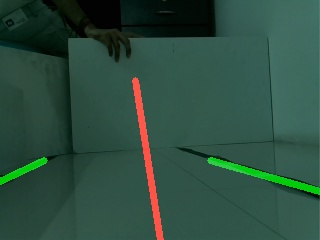
#> input picture Trial/images/imageH00000.jpg, 320 x 240 px
$ python -i Lane_detection_test_X.py   (imports and definitions only)   (older library calls are emulated)
#> lines starting #> are read from the running program, lines starting #| are printed output that depends on the picture; after the words box and inside, x2 and y2 are one past the last pixel; in counts of white or black regions, pixels touching at a corner belong together
#> further down, picture is the input picture: shape (240, 320, 3); mean B, G, R 63.5, 77.4, 45.4

import cv2
import numpy as np
import matplotlib.pyplot as plt
import math

_SHOW_IMAGE = False
def show_image(title, frame, show=_SHOW_IMAGE):
    if show:
        cv2.imshow(title, frame)

def convert_to_HSV(frame):
  hsv = cv2.cvtColor(frame, cv2.COLOR_BGR2HSV)
  return hsv

# [41 lines left out: functions detect_edge_sobel, perspective_warp, not called in this run]

def detect_edges(frame):
    # filter for blue lane lines
    hsv = cv2.cvtColor(frame, cv2.COLOR_BGR2HSV)
#> hsv: shape (240, 320, 3); mean H, S, V 76.3, 120.9, 79.6
    show_image("hsv", hsv)
    lower_blue = np.array([25, 30, 45])
    upper_blue = np.array([90, 255, 255])
    mask = cv2.inRange(hsv, lower_blue, upper_blue)
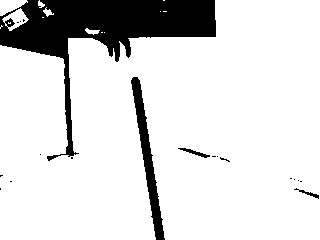
#> mask: shape (240, 320); 85.7% white; 19 black regions (15 under 20 px), largest, box (x1, y1, x2, y2) and area: (0, 0, 216, 161) 9359, (131, 77, 165, 240) 1453, (178, 148, 210, 158) 96, (294, 188, 319, 199) 63
    show_image("blue mask", mask)

    # detect edges
    edges = cv2.Canny(mask, 200, 400)
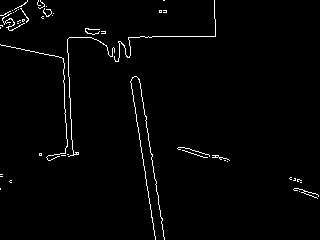
#> edges: shape (240, 320); 1.8% white in thin lines or dots

    return edges

# [153 lines left out: functions detect_edges_canny, detect_mask, region_of_interest, detect_line_segments, average_slope_intercept, make_points and 3 more, not called in this run]

'''def detect_edges(frame):
    lower_black = np.array([0, 0, 0], dtype = "uint8") # lower limit of blue color
    upper_black = np.array([180, 255, 80], dtype="uint8") # upper limit of blue color
    mask = cv2.inRange(frame,lower_black,upper_black) # this mask will filter out everything but blue

    # detect edges
    edges = cv2.Canny(mask, 50, 150, apertureSize = 3, L2gradient = True)
    return edges

def region_of_interest(edges):
    height, width = edges.shape # extract the height and width of the edges frame
    mask = np.zeros_like(edges) # make an empty matrix with same dimensions of the edges frame

    # only focus lower half of the screen
    # specify the coordinates of 4 points (lower left, upper left, upper right, lower right)
    polygon = np.array([[
        (0, height),
        (0,  2*height/3),
        (width , 2*height/3),
        (width , height),
    ]], np.int32)

    cv2.fillPoly(mask, polygon, (255,255,255)) # fill the polygon with blue color
    cropped_edges = cv2.bitwise_and(edges, mask)
    return cropped_edges

def detect_line_segments(cropped_edges):
    rho = 1
    theta = np.pi / 180
    min_threshold = 10
    line_segments = cv2.HoughLinesP(cropped_edges, rho, theta, min_threshold,
                                    np.array([]), minLineLength=3, maxLineGap=0)

    #for line_segment in line_segments:
    #    for x1, y1, x2, y2 in line_segment:
    #        cv2.line(cropped_edges, (x1, y1), (x2, y2), (255, 0, 0), 5)

    return line_segments

def average_slope_intercept(frame, line_segments):
    lane_lines = []
    central_lane_lines = []

    if line_segments is None:
        print("no line segment detected")
        return lane_lines

    height, width,_ = frame.shape
    left_fit = []
    right_fit = []
    central_left_fit = []
    central_right_fit = []
    boundary = 1/4

    right_region_boundary = width * (1 - boundary)
    left_region_boundary = width * boundary

    for line_segment in line_segments:
        for x1, y1, x2, y2 in line_segment:
            if x1 == x2:
                #print("skipping vertical lines (slope = infinity)")
                continue

            fit = np.polyfit((x1, x2), (y1, y2), 1)
            slope = (y2 - y1) / (x2 - x1)
            intercept = y1 - (slope * x1)

            if slope < -0.15:
                if x1 < left_region_boundary and x2 < left_region_boundary:
                    left_fit.append((slope, intercept))
                else:
                    central_left_fit.append((slope, intercept))

            elif slope > 0.15:
                if x1 > right_region_boundary and x2 > right_region_boundary:
                    right_fit.append((slope, intercept))
                else:
                    central_right_fit.append((slope, intercept))


    print(f'Left fit: {len(left_fit)}')
    print(f'Right fit: {len(right_fit)}')
    print(f'Central left fit: {len(central_left_fit)}')
    print(f'Central right fit: {len(central_right_fit)}')

    if len(left_fit) > 0:
        left_fit_average = np.average(left_fit, axis=0)
        #print(left_fit_average)
        lane_lines.append(make_points(frame, left_fit_average))

    if len(right_fit) > 0:
        right_fit_average = np.average(right_fit, axis=0)
        #print(right_fit_average)
        lane_lines.append(make_points(frame, right_fit_average))

    if len(central_left_fit) > 0:
        central_left_fit_average = np.average(central_left_fit, axis=0)
        #print(left_fit_average)
        central_lane_lines.append(make_points(frame, central_left_fit_average))

    if len(central_right_fit) > 0:
        central_right_fit_average = np.average(central_right_fit, axis=0)
        #print(right_fit_average)
        central_lane_lines.append(make_points(frame, central_right_fit_average))

    # lane_lines is a 2-D array consisting the coordinates of the right and left lane lines
    # for example: lane_lines = [[x1,y1,x2,y2],[x1,y1,x2,y2]]
    # where the left array is for left lane and the right array is for right lane
    # all coordinate points are in pixels
    print(lane_lines)
    print(central_lane_lines)
    return lane_lines

def make_points(frame, line):
    height, width, _ = frame.shape
    slope, intercept = line
    y1 = height  # bottom of the frame
    y2 = int(2*y1 / 3)  # make points from middle of the frame down

    if slope == 0:
        slope = 0.1

    x1 = int((y1 - intercept) / slope)
    x2 = int((y2 - intercept) / slope)

    return [[x1, y1, x2, y2]]

def get_steering_angle(frame, lane_lines):
    height, width, _ = frame.shape
    no_line = False

    x_offset = 0
    y_offset = int(height / 2)

    #print(lane_lines)

    if len(lane_lines) == 2: # if two lane lines are detected
        _, _, left_x2, _ = lane_lines[0][0] # extract left x2 from lane_lines array
        _, _, right_x2, _ = lane_lines[1][0] # extract right x2 from lane_lines array
        mid = int(width / 2)
        x_offset = (left_x2 + right_x2) / 2 - mid
        y_offset = int(height / 3)

    elif len(lane_lines) == 1: # if only one line is detected
        x1, _, x2, _ = lane_lines[0][0]
        x_offset = int(x2 - x1)
        y_offset = int(height / 3)

    elif len(lane_lines) == 0: # if no line is detected
        x_offset = 0
        y_offset = int(height / 2)
        no_line = True

    angle_to_mid_radian = math.atan(x_offset / y_offset)
    angle_to_mid_deg = int(angle_to_mid_radian * 180.0 / math.pi)
    steering_angle = angle_to_mid_deg

    return steering_angle, no_line

'''
#The following two functions are only for visualising the lane detection
#They do not contribute to the function of the PiCar
'''

def display_lines(frame, lines, line_color=(0, 255, 0), line_width=6): # line color (B,G,R)
    line_image = np.zeros_like(frame)

    if lines is not None:
        for line in lines:
            for x1, y1, x2, y2 in line:
                cv2.line(line_image, (x1, y1), (x2, y2), line_color, line_width)

    line_image = cv2.addWeighted(frame, 0.8, line_image, 1, 1)
    return line_image

def display_heading_line(frame, steering_angle, line_color=(0, 0, 255), line_width=5):

    heading_image = np.zeros_like(frame)
    height, width, _ = frame.shape

    steering_angle += 90

    steering_angle_radian = steering_angle / 180.0 * math.pi
    x1 = int(width / 2)
    y1 = height
    x2 = int(x1 - height / 3 / math.tan(steering_angle_radian))
    y2 = int(height / 3)

    cv2.line(heading_image, (x1, y1), (x2, y2), line_color, line_width)

    heading_image = cv2.addWeighted(frame, 0.8, heading_image, 1, 1)

    return heading_image'''

>>> import cv2
>>> picture = cv2.imread('images/imageH00000.jpg')
>>> result = detect_edges(picture)

$ run again, on Trial/images/imageH00001.jpg
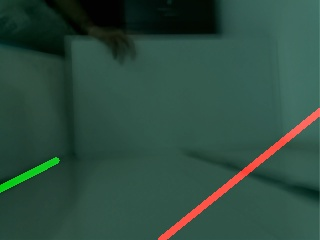
#> input picture Trial/images/imageH00001.jpg, 320 x 240 px
#> picture is the input picture: shape (240, 320, 3); mean B, G, R 63.4, 75.6, 45.4
#> hsv: shape (240, 320, 3); mean H, S, V 76.4, 121.5, 78.5
#> in detect_edges, `mask = cv2.inRange(hsv, lower_blue, upper_blue)`:
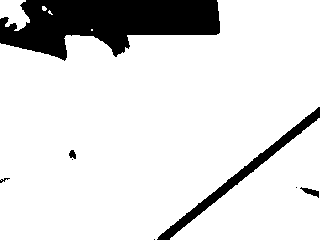
#> mask: shape (240, 320); 86.4% white; 8 black regions (3 under 20 px), largest, box (x1, y1, x2, y2) and area: (0, 0, 220, 61) 8512, (157, 107, 320, 240) 1773, (300, 187, 319, 198) 90, (69, 150, 76, 159) 45, (0, 178, 10, 183) 21
#> in detect_edges, `edges = cv2.Canny(mask, 200, 400)`:
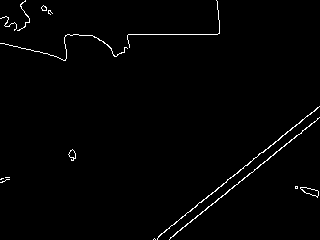
#> edges: shape (240, 320); 1.3% white in thin lines or dots

$ run again, on Trial/images/imageH00002.jpg
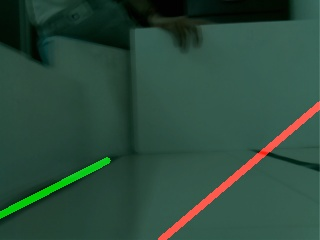
#> input picture Trial/images/imageH00002.jpg, 320 x 240 px
#> picture is the input picture: shape (240, 320, 3); mean B, G, R 60.8, 75, 44.2
#> hsv: shape (240, 320, 3); mean H, S, V 75.7, 125.1, 77.9
#> in detect_edges, `mask = cv2.inRange(hsv, lower_blue, upper_blue)`:
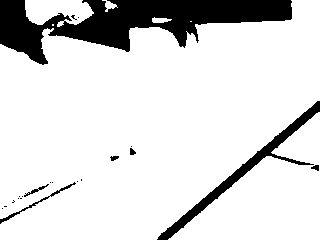
#> mask: shape (240, 320); 85.7% white; 21 black regions (14 under 20 px), largest, box (x1, y1, x2, y2) and area: (0, 0, 292, 65) 8670, (157, 101, 320, 240) 1919, (0, 182, 76, 224) 197
#> in detect_edges, `edges = cv2.Canny(mask, 200, 400)`:
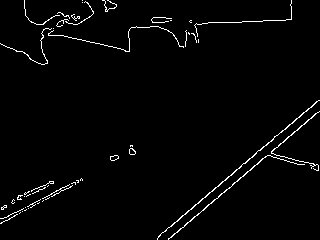
#> edges: shape (240, 320); 2.1% white in thin lines or dots

$ run again, on Trial/images/imageH00003.jpg
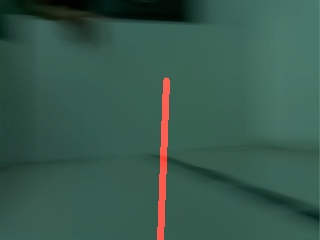
#> input picture Trial/images/imageH00003.jpg, 320 x 240 px
#> picture is the input picture: shape (240, 320, 3); mean B, G, R 77.2, 89.3, 55.5
#> hsv: shape (240, 320, 3); mean H, S, V 78.2, 109.4, 91.5
#> in detect_edges, `mask = cv2.inRange(hsv, lower_blue, upper_blue)`:
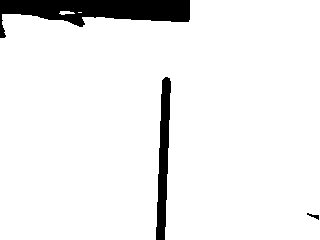
#> mask: shape (240, 320); 93.3% white; 3 black regions, box (x1, y1, x2, y2) and area: (0, 0, 190, 38) 3648, (156, 77, 171, 240) 1451, (307, 213, 319, 220) 34
#> in detect_edges, `edges = cv2.Canny(mask, 200, 400)`:
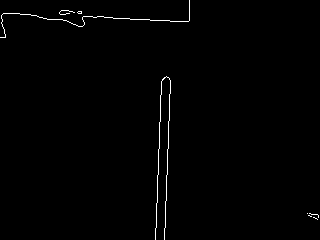
#> edges: shape (240, 320); 0.83% white in thin lines or dots
